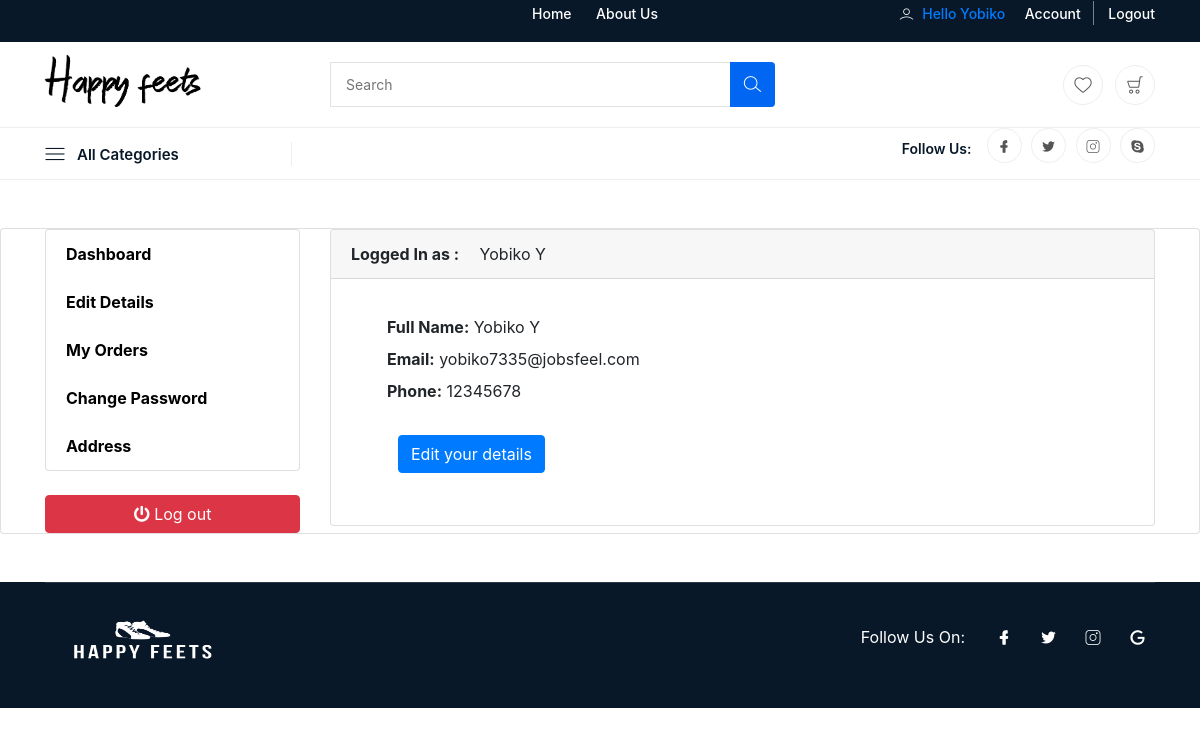
The app's page /dashboard/ (signed in) with its own data.
### accounts/models.py (models this page shows, shortened)
class Account(AbstractBaseUser):
    first_name      = models.CharField(max_length=50)
    last_name       = models.CharField(max_length=50)
    username        = models.CharField(max_length=50, unique=True)
    email           = models.EmailField(max_length=100, unique=True)
    phone_number    = models.CharField(max_length=50)
    wallet          = models.IntegerField(default=0)
    date_joined     = models.DateTimeField(auto_now_add=True)
    last_login      = models.DateTimeField(auto_now_add=True)
    is_admin        = models.BooleanField(default=False)
    is_staff        = models.BooleanField(default=False)
    is_active       = models.BooleanField(default=False)
    is_superadmin   = models.BooleanField(default=False)
    USERNAME_FIELD = 'email'
    REQUIRED_FIELDS = ['username', 'first_name', 'last_name']
    objects = MyAccountManager()

### dashboard/views.py (the view)
# urls.py: path('', views.dashboard, name = 'dashboard'),
@login_required
def dashboard(request):
    return render(request, 'dashboard.html')

### adminPanel/contextProcessor.py (called while the page is built)
def countData(request):
    totalPrice= Order.objects.aggregate(Sum('orderTotal'))['orderTotal__sum']
    print(totalPrice)
    return {
        'userCount' : Account.objects.count(),
        'productCount' : Product.objects.count(),
        'categoryCount' : Category.objects.count(),
        'orderCount' : Order.objects.count(),
        'totalPrice': totalPrice
    }

### category/contextProcessor.py (called while the page is built)
def menuList(request):
    link = Category.objects.all()
    return {'link': link}

### category/models.py (called while the page is built)
    def menuUrl(self):
        return reverse('productByCategory', args=[self.slug])

### dashboard/templates/dashboard.html (shortened to what this page needs)
{% extends 'homebase_ecommerce.html' %}
{% load static %}
{% block content %}
<section class="section-conten padding-y bg my-5">
    <div class="card mx-auto" style="margin-top:20px">
        <div class="container" style="my-5">
            <div class="row">
                {% include 'include/dashboardSidebar.html' %}
                <main class="col-md-9">
                <article class="card">
                <header class="card-header">
                    <strong class="d-inline-block mr-3">Logged In as : </strong>
                    <span>{{user.first_name}}        {{user.last_name}}</span>
                </header>
                <div class="container-fluid">
                    <div class="row">
                      <div class="col-md-7">
                        <div class="card-body m-3">
                          <div class="form-row p-0 m-0">
                            <div class="col-md-12">
                              <label><strong>Full Name:</strong> {{user.first_name}} {{user.last_name}}</label>
                            </div>
                          </div>
                          <div class="form-row p-0 m-0">
                            <div class="col-md-12">
                              <label><strong>Email:</strong> {{user.email}}</label>
                            </div>
                          </div>
                          <div class="form-row p-0 m-0">
                            <div class="col-md-12">
                              <label><strong>Phone:</strong> {{user.phone_number}} </label>
                            </div>
                          </div>
                          <div class="m-3 p-0 m-0">
                            <a class="btn btn-primary mt-2" href="{% url 'edit' %}">Edit your details</a>
                          </div>
                        </div>
                      </div>
                    </div>
                  </div>
        </div>
    </div>
</section>
{% endblock content %}

### templates/home_navbar.html (shortened to what this page needs)
{% load static %}
<header class="header navbar-area">
    <div class="topbar">
        <div class="container">
            <div class="row align-items-center">
                <div class="col-lg-4 col-md-4 col-12">
                    <div class="top-left">
                        <ul class="menu-top-link">
                        </ul>
                    </div>
                </div>
                <div class="col-lg-4 col-md-4 col-12">
                    <div class="top-middle">
                        <ul class="useful-links">
                            <li><a href="{% url 'home' %}">Home</a></li>
                            <li><a href="{% url 'about' %}">About Us</a></li>
                        </ul>
                    </div>
                </div>
                {% if  user.id is None%}
                <div class="col-lg-4 col-md-4 col-12 ">
                    <div class="top-end">
                        <div class="user">
                            <a href="{% url 'dashboard' %}">
                            <i class="lni lni-user"></i>
                            Hello
                        </a>
                        </div>
                        <ul class="user-login">
                            <li>
                                <a href="{% url 'login' %}">Log In</a>
                            </li>
                            <li>
                                <a href="{% url 'register' %}">Register</a>
                            </li>
                        </ul>
                    </div>
                </div>
                {% else %}
                <div class="col-lg-4 col-md-4 col-12 text-center">
                    <div class="top-end">
                        <a href="{% url 'dashboard' %}">
                        <div class="user">
                            <i class="lni lni-user"></i>
                            Hello {{user.first_name}}
                        </a>
                        </div>
                        <ul class="user-login">
                            <li>
                                <a href="{% url 'dashboard' %}">Account</a>
                            </li>
                            <li>
                                <a href="{% url 'logout' %}">Logout</a>
                            </li>
                        </ul>
                    </div>
                </div>
                {% endif %}
            </div>
        </div>
    <div class="header-middle p-0 m-0">
        <div class="container">
            <div class="row align-items-center">
                <div class="col-lg-3 col-md-3 col-7 p-0 m-0">
                    <a class="navbar-brand" href="{% url 'home' %}">
                        <img class="" src="{% static 'assets/images/logo/logo.png' %}" alt="Logo1" width="30" height="75">
                    </a>
                </div>
                <div class="col-lg-5 col-md-7 d-xs-none">
                    <div class="main-menu-search">
                        <form action="{% url 'search' %}" class="search">
                        <div class="navbar-search search-style-5">
                            <div class="search-input">
                                <input type="text" placeholder="Search" name="keyword">
                            </div>
                            <div class="search-btn">
                                <button type="submit"><i class="lni lni-search-alt"></i></button>
                            </div>
                        </form>
                        </div>
                    </div>
                </div>
                <div class="col-lg-4 col-md-2 col-5">
                    <div class="middle-right-area">
                        <div class="navbar-cart">
                            <div class="wishlist">
                                <a href="{% url 'wishlist' %}">
                                    <i class="lni lni-heart"></i>
                                </a>
                            </div>
                             <div class="cart-items">
                                <a href="{% url 'cart' %}" class="main-btn">
                                    <i class="lni lni-cart"></i>
                                </a>
                                </div>
                            </div>
                        </div>
                    </div>
                </div>
            </div>
    <div class="container">
        <div class="row align-items-center">
            <div class="col-lg-8 col-md-6 col-12">
                <div class="nav-inner">
                    <div class="mega-category-menu">
                        <span class="cat-button"><i class="lni lni-menu"></i>All Categories</span>
                    </div>
                    <nav class="navbar navbar-expand-lg">
                    </nav>
                </div>
            </div>
            <div class="col-lg-4 col-md-6 col-12">
                <div class="nav-social">
                    <h5 class="title">Follow Us:</h5>
                    <ul>
                        <li>
                            <a href="javascript:void(0)"><i class="lni lni-facebook-filled"></i></a>
                        </li>
                        <li>
                            <a href="javascript:void(0)"><i class="lni lni-twitter-original"></i></a>
                        </li>
                        <li>
                            <a href="javascript:void(0)"><i class="lni lni-instagram"></i></a>
                        </li>
                        <li>
                            <a href="javascript:void(0)"><i class="lni lni-skype"></i></a>
                        </li>
                    </ul>
                </div>
            </div>
        </div>
    </div>
</header>

### pages/static/css/style.css (style rules this page uses)
body { margin-top:20px; }

### records on screen
Account: first_name "Yobiko", last_name "Y", email "yobiko7335@jobsfeel.com", phone_number "12345678"
